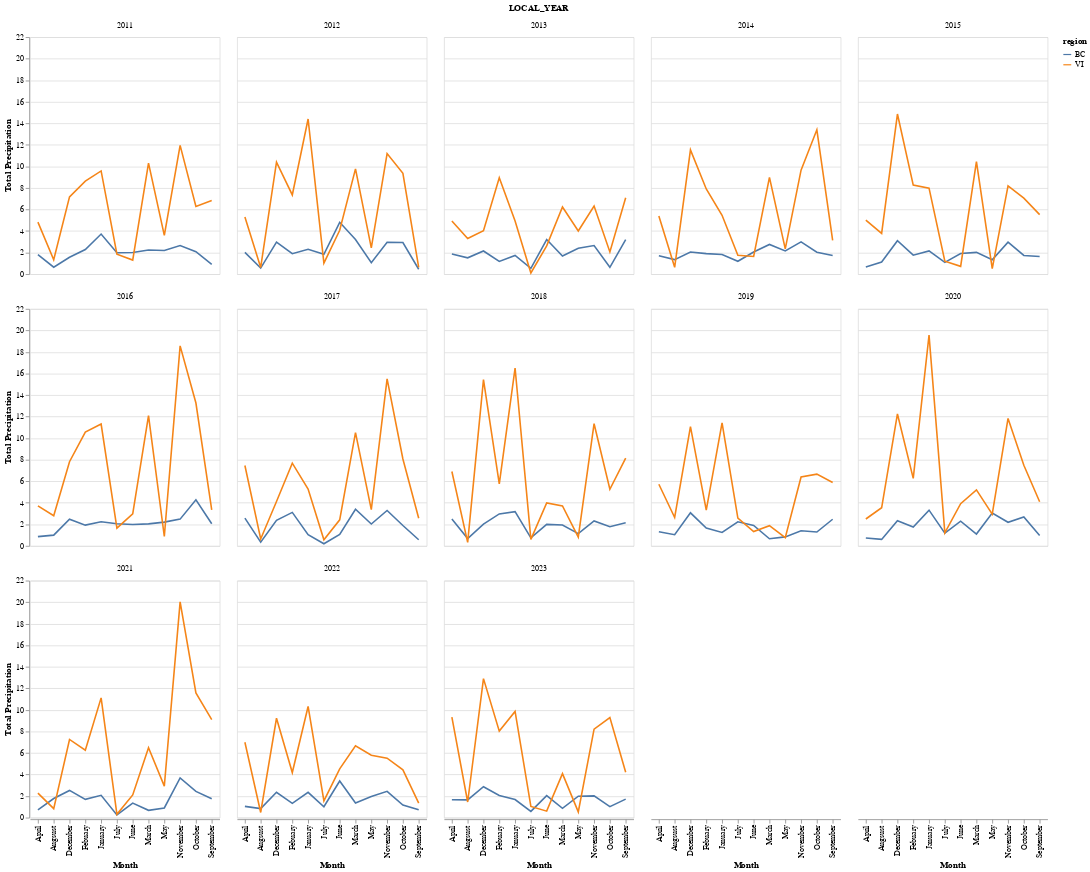

The notebook cell this image was saved under:
### Code cell
precip_vi = van_island[['LOCAL_YEAR', 'LOCAL_DAY', 'LOCAL_MONTH', 'TOTAL_PRECIPITATION', 'TOTAL_RAIN', 'TOTAL_SNOW']].dropna()
precip_bc = bc[['LOCAL_YEAR', 'LOCAL_DAY', 'LOCAL_MONTH', 'TOTAL_PRECIPITATION', 'TOTAL_RAIN', 'TOTAL_SNOW']].dropna()

precip_vi_2011 = precip_vi[precip_vi['LOCAL_YEAR']==2011].groupby('LOCAL_MONTH').mean(numeric_only=True).reset_index().assign(region = 'VI')
precip_vi_2012 = precip_vi[precip_vi['LOCAL_YEAR']==2012].groupby('LOCAL_MONTH').mean(numeric_only=True).reset_index().assign(region = 'VI')
precip_vi_2013 = precip_vi[precip_vi['LOCAL_YEAR']==2013].groupby('LOCAL_MONTH').mean(numeric_only=True).reset_index().assign(region = 'VI')
precip_vi_2014 = precip_vi[precip_vi['LOCAL_YEAR']==2014].groupby('LOCAL_MONTH').mean(numeric_only=True).reset_index().assign(region = 'VI')
precip_vi_2015 = precip_vi[precip_vi['LOCAL_YEAR']==2015].groupby('LOCAL_MONTH').mean(numeric_only=True).reset_index().assign(region = 'VI')
precip_vi_2016 = precip_vi[precip_vi['LOCAL_YEAR']==2016].groupby('LOCAL_MONTH').mean(numeric_only=True).reset_index().assign(region = 'VI')
precip_vi_2017 = precip_vi[precip_vi['LOCAL_YEAR']==2017].groupby('LOCAL_MONTH').mean(numeric_only=True).reset_index().assign(region = 'VI')
precip_vi_2018 = precip_vi[precip_vi['LOCAL_YEAR']==2018].groupby('LOCAL_MONTH').mean(numeric_only=True).reset_index().assign(region = 'VI')
precip_vi_2019 = precip_vi[precip_vi['LOCAL_YEAR']==2019].groupby('LOCAL_MONTH').mean(numeric_only=True).reset_index().assign(region = 'VI')
precip_vi_2020 = precip_vi[precip_vi['LOCAL_YEAR']==2020].groupby('LOCAL_MONTH').mean(numeric_only=True).reset_index().assign(region = 'VI')
precip_vi_2021 = precip_vi[precip_vi['LOCAL_YEAR']==2021].groupby('LOCAL_MONTH').mean(numeric_only=True).reset_index().assign(region = 'VI')
precip_vi_2022 = precip_vi[precip_vi['LOCAL_YEAR']==2022].groupby('LOCAL_MONTH').mean(numeric_only=True).reset_index().assign(region = 'VI')
precip_vi_2023 = precip_vi[precip_vi['LOCAL_YEAR']==2023].groupby('LOCAL_MONTH').mean(numeric_only=True).reset_index().assign(region = 'VI')
#precip_vi_2024 = precip_vi[precip_vi['LOCAL_YEAR']==2024].groupby('LOCAL_YEAR').mean(numeric_only=True).reset_index().assign(region = 'VI')

precip_vi_month=pd.concat([precip_vi_2011,
                       precip_vi_2012, 
                       precip_vi_2013,
                       precip_vi_2014,
                       precip_vi_2015,
                       precip_vi_2016,
                       precip_vi_2017,
                       precip_vi_2018,
                       precip_vi_2019,
                       precip_vi_2020,
                       precip_vi_2021,
                       precip_vi_2022,
                       precip_vi_2023
                       ], ignore_index=True, axis=0)

precip_bc_2011 = precip_bc[precip_bc['LOCAL_YEAR']==2011].groupby('LOCAL_MONTH').mean(numeric_only=True).reset_index().assign(region = 'BC')
precip_bc_2012 = precip_bc[precip_bc['LOCAL_YEAR']==2012].groupby('LOCAL_MONTH').mean(numeric_only=True).reset_index().assign(region = 'BC')
precip_bc_2013 = precip_bc[precip_bc['LOCAL_YEAR']==2013].groupby('LOCAL_MONTH').mean(numeric_only=True).reset_index().assign(region = 'BC')
precip_bc_2014 = precip_bc[precip_bc['LOCAL_YEAR']==2014].groupby('LOCAL_MONTH').mean(numeric_only=True).reset_index().assign(region = 'BC')
precip_bc_2015 = precip_bc[precip_bc['LOCAL_YEAR']==2015].groupby('LOCAL_MONTH').mean(numeric_only=True).reset_index().assign(region = 'BC')
precip_bc_2016 = precip_bc[precip_bc['LOCAL_YEAR']==2016].groupby('LOCAL_MONTH').mean(numeric_only=True).reset_index().assign(region = 'BC')
precip_bc_2017 = precip_bc[precip_bc['LOCAL_YEAR']==2017].groupby('LOCAL_MONTH').mean(numeric_only=True).reset_index().assign(region = 'BC')
precip_bc_2018 = precip_bc[precip_bc['LOCAL_YEAR']==2018].groupby('LOCAL_MONTH').mean(numeric_only=True).reset_index().assign(region = 'BC')
precip_bc_2019 = precip_bc[precip_bc['LOCAL_YEAR']==2019].groupby('LOCAL_MONTH').mean(numeric_only=True).reset_index().assign(region = 'BC')
precip_bc_2020 = precip_bc[precip_bc['LOCAL_YEAR']==2020].groupby('LOCAL_MONTH').mean(numeric_only=True).reset_index().assign(region = 'BC')
precip_bc_2021 = precip_bc[precip_bc['LOCAL_YEAR']==2021].groupby('LOCAL_MONTH').mean(numeric_only=True).reset_index().assign(region = 'BC')
precip_bc_2022 = precip_bc[precip_bc['LOCAL_YEAR']==2022].groupby('LOCAL_MONTH').mean(numeric_only=True).reset_index().assign(region = 'BC')
precip_bc_2023 = precip_bc[precip_bc['LOCAL_YEAR']==2023].groupby('LOCAL_MONTH').mean(numeric_only=True).reset_index().assign(region = 'BC')
#precip_bc_2024 = precip_bc[precip_bc['LOCAL_YEAR']==2024].groupby('LOCAL_YEAR').mean(numeric_only=True).reset_index().assign(region = 'BC')

precip_bc_month= pd.concat([precip_bc_2011,
                            precip_bc_2012,
                            precip_bc_2013,
                            precip_bc_2014,
                            precip_bc_2015,
                            precip_bc_2016,
                            precip_bc_2017,
                            precip_bc_2018,
                            precip_bc_2019,
                            precip_bc_2020,
                            precip_bc_2021,
                            precip_bc_2022,
                            precip_bc_2023], ignore_index=True, axis=0)

precip_both = pd.concat([precip_bc_month, precip_vi_month], ignore_index=True, axis=0)
compare_precip_both =alt.Chart(precip_both).mark_line().encode(
    x=alt.X('LOCAL_MONTH').title('Month').scale(zero=False),
    y=alt.Y('TOTAL_PRECIPITATION').title('Total Precipitation').scale(zero=False),
    color='region'
).facet('LOCAL_YEAR', columns = 5)
#shows simillar trend in weather patterns between vancouver island and bc, thus can make similar trends in how Vancouver island 
compare_precip_both

### Figure 1 — Vega-Lite specification as saved in the notebook (floating-point values rounded to 4 significant figures; data arrays with more than 128 entries replaced by an {"elided": "..."} marker saying what was removed)
{"config": {"view": {"continuousWidth": 300, "continuousHeight": 300}}, "data": {"name": "data-c90f90d04fe9e45f7632e2d34c96f4cd"}, "facet": {"field": "LOCAL_YEAR", "type": "quantitative"}, "spec": {"mark": {"type": "line"}, "encoding": {"color": {"field": "region", "type": "nominal"}, "x": {"field": "LOCAL_MONTH", "scale": {"zero": false}, "title": "Month", "type": "nominal"}, "y": {"field": "TOTAL_PRECIPITATION", "scale": {"zero": false}, "title": "Total Precipitation", "type": "quantitative"}}}, "columns": 5, "$schema": "https://vega.github.io/schema/vega-lite/v5.8.0.json", "datasets": {"data-c90f90d04fe9e45f7632e2d34c96f4cd": {"elided": "312 records"}}}
